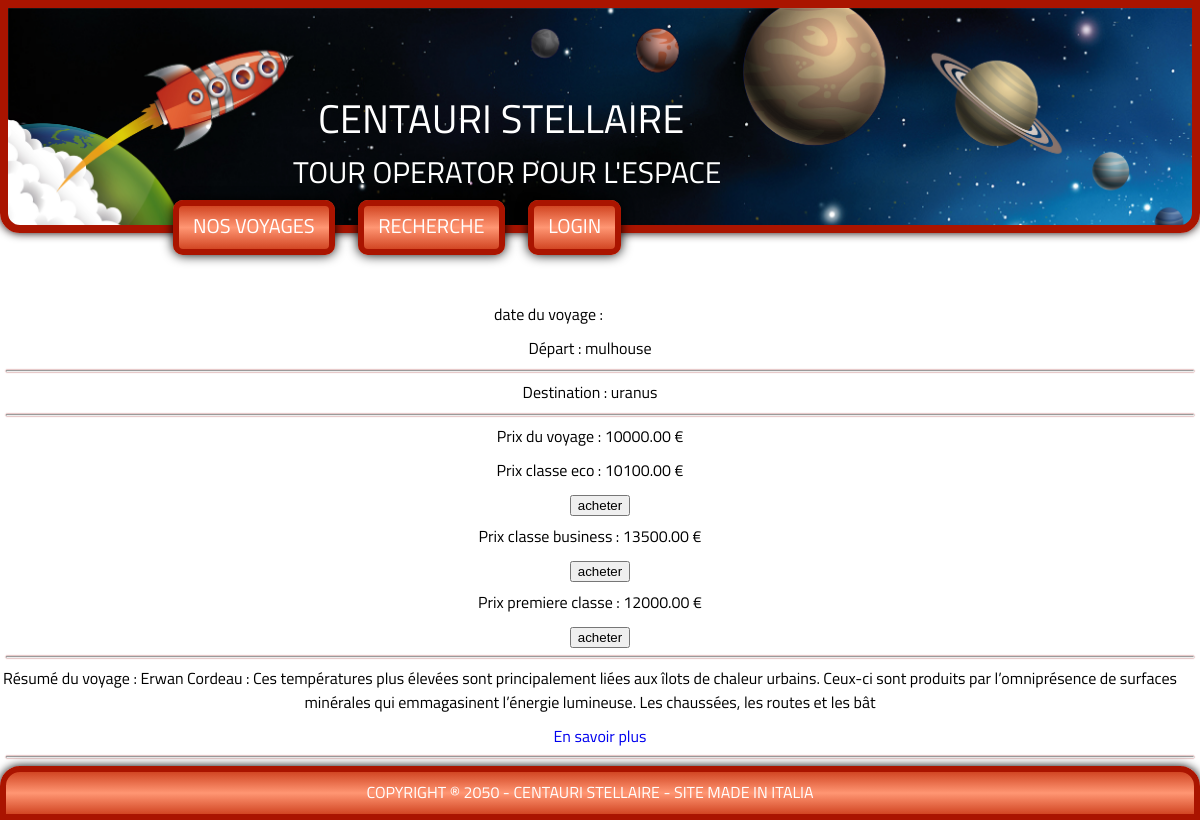
The page /index.php?page=tarif&id=8 on the database its author committed.
### tables this page shows
CREATE TABLE IF NOT EXISTS `voyage` (
  `id` int(10) unsigned NOT NULL AUTO_INCREMENT,
  `destination` varchar(255) NOT NULL,
  `depart` varchar(255) NOT NULL,
  `nom` varchar(127) NOT NULL,
  `resume` varchar(255) NOT NULL,
  `date` date NOT NULL,
  `prix` int(10) unsigned NOT NULL,
  `classe_eco` int(6) unsigned NOT NULL,
  `classe_business` int(6) unsigned NOT NULL,
  `premiere_classe` int(6) unsigned NOT NULL,
  `url` varchar(255) NOT NULL,
  PRIMARY KEY (`id`)
);

### views/content.phtml (called while the page is built)
<?php require 'apps/'.$page.'.php'; ?>

### apps/content.php (called while the page is built)
<?php require 'views/content.phtml';?>

### apps/skel.php (called while the page is built)
<?php require 'views/skel.phtml'; ?>

### index.php (called while the page is built, shortened)
<?php
	require 'apps/skel.php';
?>

### views/tarif.phtml (the view, shortened to what this page needs)
<form method="post" action="index.php?page=pdf">
<h1 style="color:#000;"><?=htmlentities($voyage['nom'])?></h1>
<p class="lead">
    date du voyage : <a href="#"><?=htmlentities($voyage['date'])?></a>
</p>
<p>Départ : <span class="glyphicon glyphicon-qrcode"></span><?=htmlentities($voyage['depart'])?></p>
<hr>
<p>Destination : <span class="glyphicon glyphicon-time"></span><?=htmlentities($voyage['destination'])?></p>
<hr>
<p>Prix du voyage : <?=htmlentities($voyage['prix']) . ".00 €" ?></p>
	<p>Prix classe eco : <?=htmlentities($voyage["classe_eco"]). ".00 €"?></p>
	<button type="submit">acheter</button>
	<p>Prix classe business : <?=htmlentities($voyage["classe_business"]). ".00 €"?></p>
	<button type="submit">acheter</button>
	<p>Prix premiere classe : <?=htmlentities($voyage["premiere_classe"]). ".00 €"?></p>
	<button type="submit" name="premiere_classe" value="1">acheter</button>
<hr>
<p>Résumé du voyage : <?=htmlentities($voyage['resume'])?></p>
<a class="btn btn-primary" href="index.php?page=article&id=<?=htmlentities($voyage["destination"])?>">En savoir plus</a>
<hr>
</form>

### public/styles/style.css (style rules this page uses)
body { font-family: "Titillium Web", Arial, helvetica, sans-serif, serif; margin: 0; text-align: center; background: black; background-repeat:no-repeat; -webkit-background-size: cover; -moz-background-size: cover; -o-background-size: cover; background-size: cover; background-position: center; }
* { box-sizing: border-box; }
h1, h2 { text-align: left; margin:0; font-style: ; }
h1 { font-weight: normal; font-size: 40px; color: #fff !important; margin-left: 25px; }
p { margin: 8px 20px 10px 0px; }
a { text-decoration: none; }
hr { color:rgb(250,100,100); width: 99%; box-shadow: 0px 0px 0.1em rgb(140,0,0); }
p a { font-size: 15px; font-weight: bolder; color: white; text-decoration: none; }

### rows shown on the page
voyage: depart "mulhouse", destination "uranus", prix "10000", resume "Erwan Cordeau : Ces températures plus élevées sont principalement liées aux îlots de chaleur urbains. Ceux-ci sont produits par l’omniprésence de surfaces minérales qui emmagasinent l’énergie lumineuse. Les chaussées, les routes et les bât"

### other values the page prints
$voyage["classe_eco"] "10100"
$voyage["classe_business"] "13500"
$voyage["premiere_classe"] "12000"
